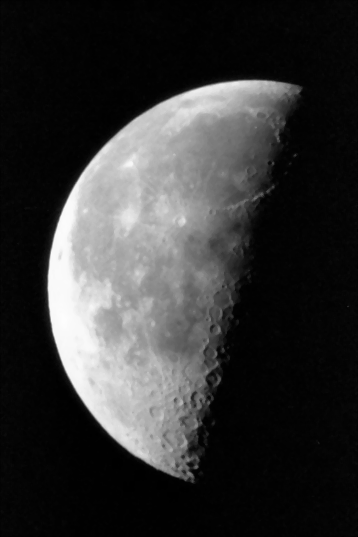
#> input picture lua.tif, 358 x 537 px
$ python -i HistogramEqualization.py   (imports and definitions only)
#> lines starting #> are read from the running program, lines starting #| are printed output that depends on the picture
# -*- coding: UTF-8 -*-
import cv2
import numpy as np
import matplotlib.pyplot as plt
import matplotlib.patches as mpatches

#To not abbreviate big matrices
# [1 line not run here, left out]

class HistogramEqualization(object):
    'This class is responsible for apply the histogram equalization of an image - Distribute the intensity pixels evenly'
    def __init__(self, image):
        self.originalImage = image
        self.transformedImage = np.zeros(self.originalImage.shape, dtype=np.uint8)
        self.M = len(self.originalImage)
        self.N = len(self.originalImage[0])

#1º Step: Normalize the original image's histogram------------------------------
    def __normalizeHistogram(self, histogram):

        #Getting importants informations
        normalizedHistogram = np.copy(histogram)
        totalPixels = self.M*self.N
        histLen = len(normalizedHistogram)

        #Normalizing the histogram (The sum of the all elements will be 1)
        for i in range(histLen):
            normalizedHistogram[i] = histogram[i] / totalPixels

        return normalizedHistogram


#2º Step: Create a transformation function--------------------------------------
    def __makeTransformationFunction(self, histogram):

        L = 256 #Number of pixels
        histLen = len(histogram)
        s = np.zeros((histLen)) #Creating a vector with the same length of the histogram
        initialValue = 1

        #Creating the transformation function 's'
        s[0] = np.rint( (L - 1) * histogram[0] ) #Round to closest int number
        for i in range(initialValue, histLen):
            s[i] = np.rint( s[i-1] + (L - 1) * histogram[i] )

        return s

#3º Step: Apply the transformation----------------------------------------------
    def __applyTransformation(self, s):

        for i in range(self.M):
            for j in range(self.N):
                #Applying the transformation to the originalImage
                self.transformedImage[i][j] = s[self.originalImage[i][j]]

#Opcional Step: Show the results------------------------------------------------------
    def __showResults(self, histrOriginalImage, histrTransformedImage, s):

        fig1 = plt.figure(1)
        fig1.suptitle('Histogram Comparison', fontsize=14, fontweight='bold')

        ax = fig1.add_subplot(1,1,1)
        ax.set_xlabel('Input Intensity', fontweight='bold')
        ax.set_ylabel('Output Intensity', fontweight='bold')

        blue_patch = mpatches.Patch(color='blue', label='Original Histogram')
        red_patch = mpatches.Patch(color='red', label='Transformed Histogram')

        plt.legend(handles=[blue_patch, red_patch])

        plt.plot(histrOriginalImage, color='blue')
        plt.plot(histrTransformedImage, color='red')

        plt.show()

        #Plot of the transformation function
        fig2 = plt.figure(2)
        fig2.suptitle('Transformation function',fontsize=14, fontweight='bold')
        ax = fig2.add_subplot(111)
        ax.set_xlabel('x', fontweight='bold')
        ax.set_ylabel('y', fontweight='bold')
        plt.plot(s)
        plt.show()

#Final Step --------------------------------------------------------------------
    #Calculate the histogram. If results = true, will show the plots
    def calculate(self, results=False):

        #calcHist(images, channels, mask, histSize, ranges[, hist[, accumulate]])
        #The parameters are:
        #images: Source images
        #channels: Layers of RGB, 0 for  gray scale, 1 or 2 for R,G and B
        #mask: If you want a histogram of a full image, pass none, else create a mask image for that and give it as mask
        #histSize: Number of bits of the image
        #range: Range used to calculate
        histrOriginalImage = cv2.calcHist([self.originalImage],[0],None,[256],[0,256])

        normalizedHistrOriginalImage = self.__normalizeHistogram(histrOriginalImage)
        s = self.__makeTransformationFunction(normalizedHistrOriginalImage)
        self.__applyTransformation(s)

        if results == True:
            histrTransformedImage = cv2.calcHist([self.transformedImage],[0],None,[256],[0,256])
            self.__showResults(histrOriginalImage, histrTransformedImage, s)

        #Opencv histogram equalization
        equOpencvImage = cv2.equalizeHist(self.originalImage)

        #Showing the images
        #imageComparison = np.concatenate((self.originalImage, self.transformedImage), axis=0) #another way to compare images
        imageComparison = np.hstack((self.originalImage, self.transformedImage, equOpencvImage))
        cv2.imshow('Images Comparison: Original x My Hist Equ x Opencv Hist Equ ', imageComparison)
        cv2.waitKey(0)

        return self.transformedImage

# [6 lines of commented-out code are left out]

>>> import cv2
>>> picture = cv2.imread('lua.tif', cv2.IMREAD_GRAYSCALE)
#> picture is the input picture: shape (537, 358); min 0, max 253, mean 52.7
>>> result = HistogramEqualization(picture).calculate()
#> in __init__, `self.M = len(self.originalImage)`: self.M = 537
#> in __init__, `self.N = len(self.originalImage[0])`: self.N = 358
#> in calculate, `histrOriginalImage = cv2.calcHist([self.originalImage],[0],None,[256],..`: histrOriginalImage = 256 values, max 33079 at index 3, min 0 at index 254, mean 751
#> in __normalizeHistogram, `normalizedHistogram = np.copy(histogram)`: normalizedHistogram has the same summary as histrOriginalImage in calculate
#> in __normalizeHistogram, `totalPixels = self.M*self.N`: totalPixels = 192246
#> in __normalizeHistogram, `histLen = len(normalizedHistogram)`: histLen = 256
#> after the loop in __normalizeHistogram, `for i in range(histLen):`: normalizedHistogram = 256 values, max 0.172 at index 3, min 0 at index 254, mean 0.00391
#> in calculate, `normalizedHistrOriginalImage = self.__normalizeHistogram(histrOriginal..`: normalizedHistrOriginalImage has the same summary as normalizedHistogram in __normalizeHistogram
#> in __makeTransformationFunction, `histLen = len(histogram)`: histLen = 256
#> after the loop in __makeTransformationFunction, `for i in range(initialValue, histLen):`: s = 256 values from 1 to 215
#> after the loop in __applyTransformation, `for i in range(self.M):`:
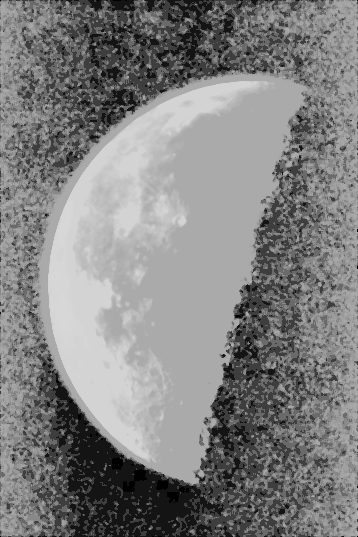
#> self.transformedImage: shape (537, 358); min 1, max 215, mean 128.7
#> in calculate, `equOpencvImage = cv2.equalizeHist(self.originalImage)`:
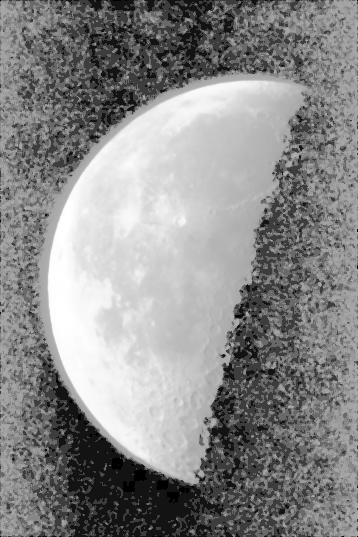
#> equOpencvImage: shape (537, 358); min 0, max 255, mean 137.6
#> in calculate, `imageComparison = np.hstack((self.originalImage, self.transformedImage..`:
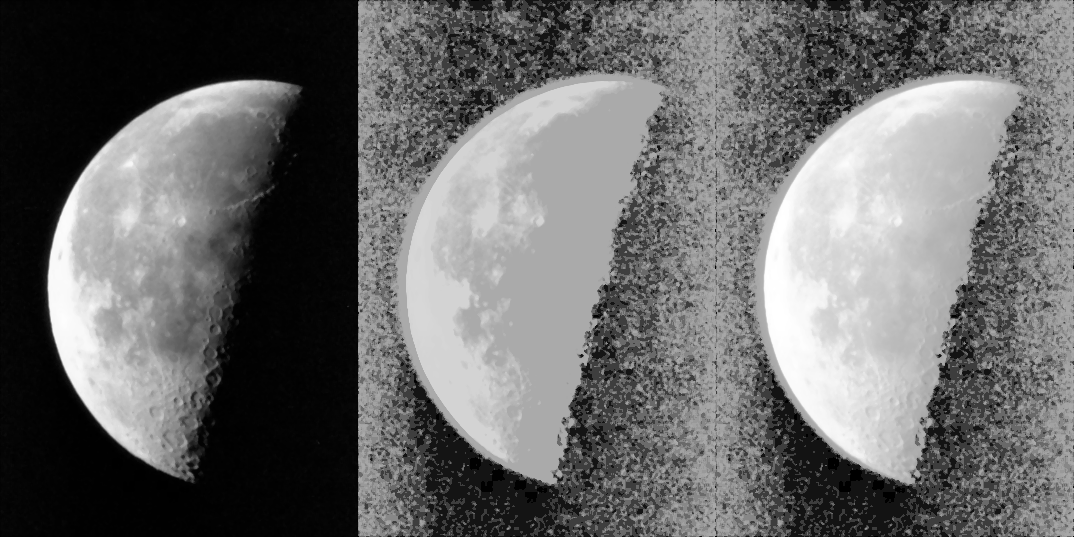
#> imageComparison: shape (537, 1074); min 0, max 255, mean 106.4
